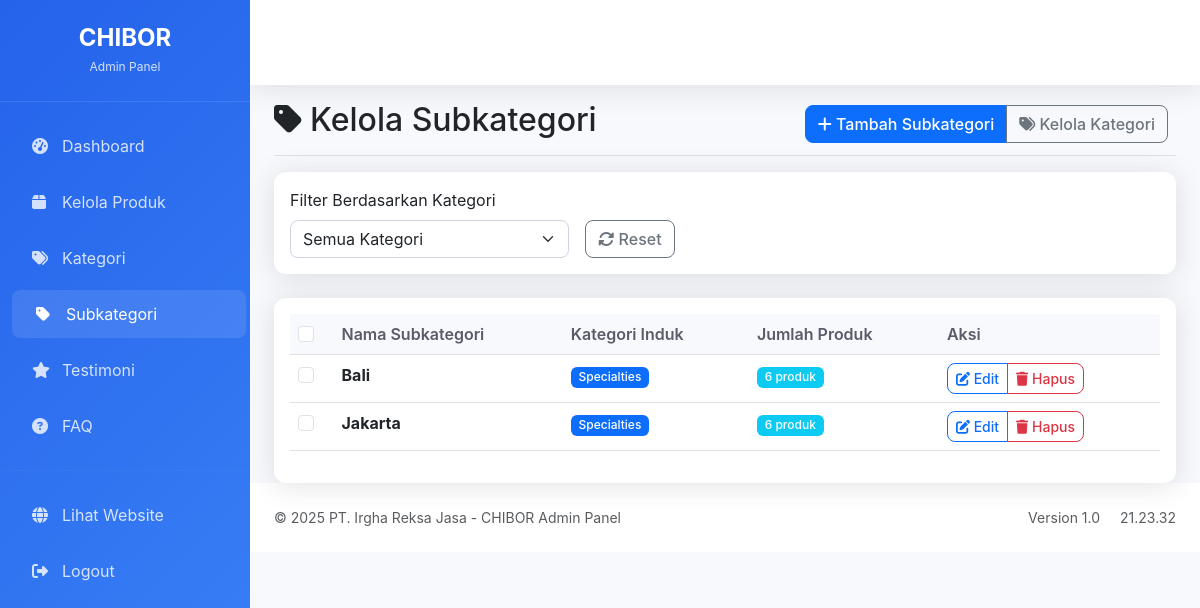
/admin/subcategories.php (signed in), run on the app's committed database.
### tables this page shows
CREATE TABLE `subkategori` (
  `id` int(11) NOT NULL,
  `id_kategori` int(11) DEFAULT NULL,
  `nama_subkategori` varchar(100) NOT NULL,
  `created_at` timestamp NOT NULL DEFAULT current_timestamp()
);

CREATE TABLE `kategori` (
  `id` int(11) NOT NULL,
  `nama_kategori` varchar(100) NOT NULL,
  `created_at` timestamp NOT NULL DEFAULT current_timestamp()
);

### includes/db.php (called while the page is built, shortened)
<?php
function h($text)
{
    return htmlspecialchars($text, ENT_QUOTES, 'UTF-8');
}

### admin/subcategories.php (the view, shortened to what this page needs)
<?php
require_once '../includes/db.php';
$kategori_filter = isset($_GET['kategori']) ? (int)$_GET['kategori'] : 0;
$query = "SELECT s.*, k.nama_kategori, COUNT(p.id) as jumlah_produk
          FROM subkategori s
          LEFT JOIN kategori k ON s.id_kategori = k.id
          LEFT JOIN produk p ON s.id = p.id_subkategori";
$query .= " GROUP BY s.id ORDER BY k.nama_kategori, s.nama_subkategori";
$stmt = $pdo->prepare($query);
if ($kategori_filter > 0) {
    $stmt->execute(['kategori_filter' => $kategori_filter]);
} else {
    $stmt->execute();
}
$subcategories = $stmt->fetchAll();
include 'includes/admin_header.php';
?>
<div class="container-fluid px-4">
    <div class="d-flex justify-content-between flex-wrap flex-md-nowrap align-items-center pt-3 pb-2 mb-3 border-bottom">
        <h1 class="h2">
            <i class="fas fa-tag me-2"></i>Kelola Subkategori
        </h1>
        <div class="btn-toolbar mb-2 mb-md-0">
            <div class="btn-group me-2">
                <button class="btn btn-primary" data-bs-toggle="modal" data-bs-target="#addSubcategoryModal">
                    <i class="fas fa-plus"></i> Tambah Subkategori
                </button>
                <a href="categories.php" class="btn btn-outline-secondary">
                    <i class="fas fa-tags"></i> Kelola Kategori
                </a>
            </div>
        </div>
    </div>
    <div class="card mb-4">
        <div class="card-body">
            <form method="GET" class="row g-3 align-items-end">
                <div class="col-md-4">
                    <label for="filterKategori" class="form-label">Filter Berdasarkan Kategori</label>
                    <select id="filterKategori" name="kategori" class="form-select" onchange="this.form.submit()">
                        <option value="">Semua Kategori</option>
                    </select>
                </div>
                <div class="col-md-4">
                    <a href="subcategories.php" class="btn btn-outline-secondary">
                        <i class="fas fa-sync-alt"></i> Reset
                    </a>
                </div>
            </form>
        </div>
    </div>
    <div class="card">
        <div class="card-body">
            <div class="table-responsive">
                <table class="table table-hover" id="subcategoriesTable">
                    <thead class="table-light">
                        <tr>
                            <th width="5%">
                                <input type="checkbox" id="selectAll" class="form-check-input">
                            </th>
                            <th>Nama Subkategori</th>
                            <th>Kategori Induk</th>
                            <th>Jumlah Produk</th>
                            <th>Aksi</th>
                        </tr>
                    </thead>
                    <tbody>
                        <?php if (empty($subcategories)): ?>
                            <tr>
                                <td colspan="5" class="text-center text-muted">Belum ada subkategori.</td>
                            </tr>
                        <?php else: ?>
                            <?php foreach ($subcategories as $subcategory): ?>
                                <tr>
                                    <td>
                                        <input type="checkbox" class="form-check-input item-checkbox" value="<?= $subcategory['id'] ?>">
                                    </td>
                                    <td>
                                        <strong><?= h($subcategory['nama_subkategori']) ?></strong>
                                    </td>
                                    <td>
                                        <span class="badge bg-primary"><?= h($subcategory['nama_kategori']) ?></span>
                                    </td>
                                    <td>
                                        <a href="produk.php?subkategori=<?= $subcategory['id'] ?>" class="badge bg-info text-decoration-none">
                                            <?= $subcategory['jumlah_produk'] ?> produk
                                        </a>
                                    </td>
                                    <td>
                                        <div class="btn-group btn-group-sm">
                                            <button class="btn btn-outline-primary"
                                                onclick="editSubcategory(<?= $subcategory['id'] ?>, '<?= h($subcategory['nama_subkategori'], ENT_QUOTES) ?>', <?= $subcategory['id_kategori'] ?>)">
                                                <i class="fas fa-edit"></i> Edit
                                            </button>
                                            <a href="subcategories.php?delete=<?= $subcategory['id'] ?>"
                                                class="btn btn-outline-danger"
                                                onclick="return confirm('Anda yakin ingin menghapus subkategori ini? Aksi ini tidak dapat dibatalkan.')">
                                                <i class="fas fa-trash"></i> Hapus
                                            </a>
                                        </div>
                                    </td>
                                </tr>
                            <?php endforeach; ?>
                        <?php endif; ?>
                    </tbody>
                </table>
            </div>
        </div>
    </div>
</div>
<?php
include 'includes/admin_footer.php';
?>

### admin/includes/admin_header.php (style rules this page uses)
:root { --primary-color: #2563eb; --gradient-primary: linear-gradient(135deg, #2563eb 0%, #3b82f6 100%); --sidebar-width: 250px; }
body { font-family: 'Inter', sans-serif; background-color: #f8f9fc; }
.btn { border-radius: 8px; font-weight: 500; }
.card { border: none; border-radius: 12px; box-shadow: 0 0.15rem 1.75rem 0 rgba(58, 59, 69, 0.15); }
.form-control, .form-select { border-radius: 8px; border: 1px solid #d1d3e2; }
.table th { background-color: #f8f9fc; border-top: none; font-weight: 600; color: #5a5c69; }
.badge { font-weight: 500; }

### data on the page
subkategori: nama_subkategori "Bali", id_kategori.nama_kategori "Specialties", jumlah_produk "6"
subkategori: nama_subkategori "Jakarta", id_kategori.nama_kategori "Specialties", jumlah_produk "6"
